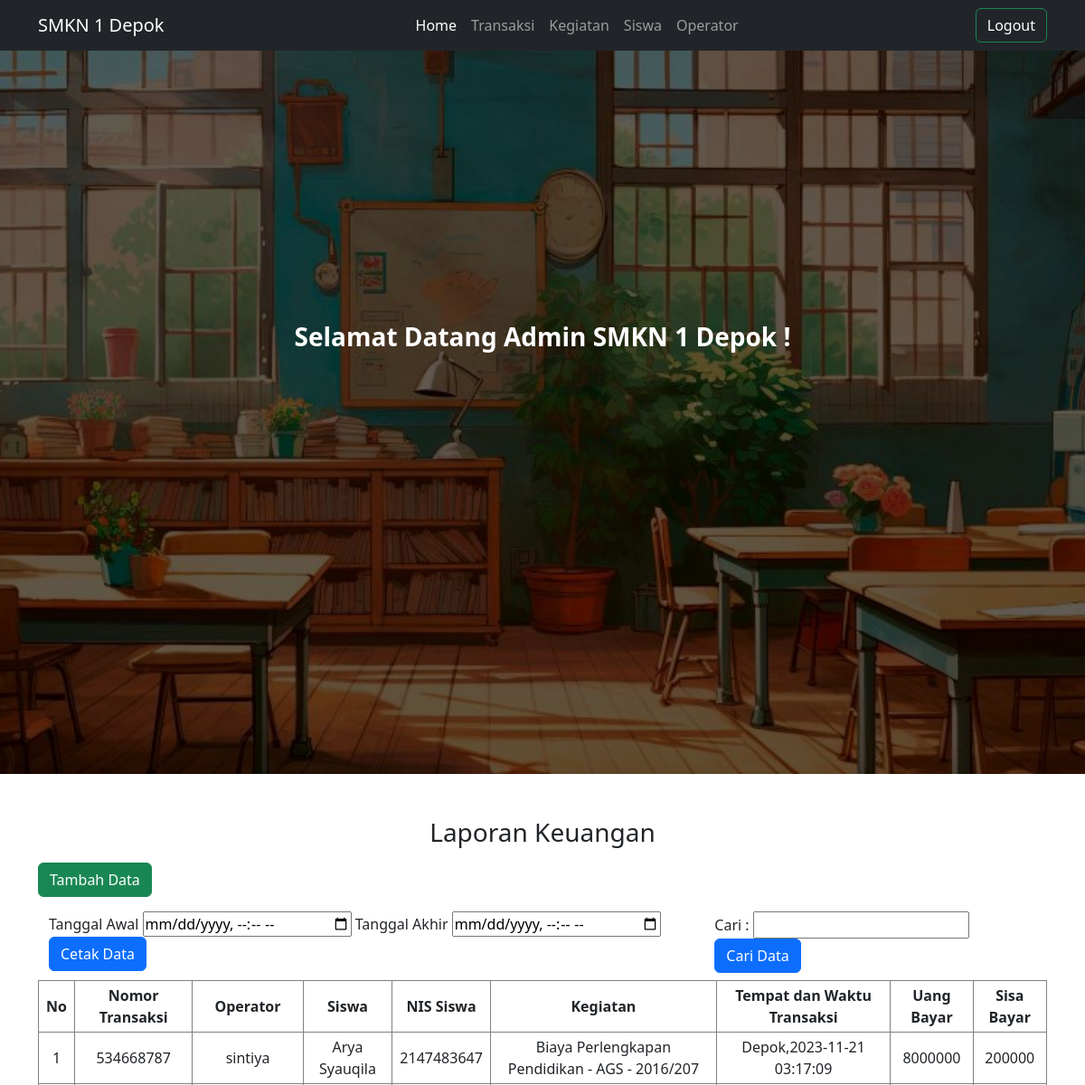
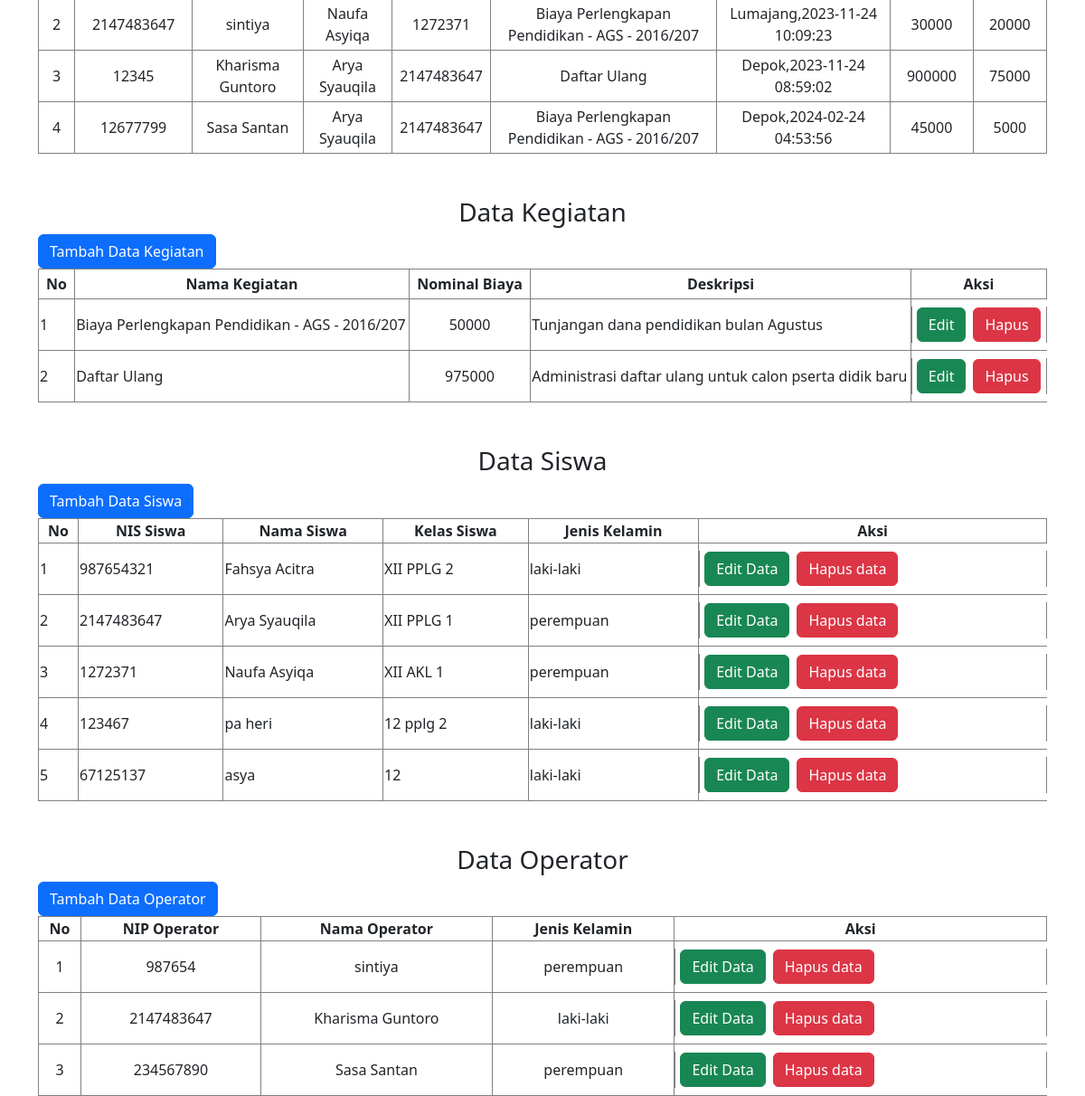
The app's page /dashboard/admin.php with its own data (2 pictures, top to bottom).
### tables this page shows
CREATE TABLE `transaksi` (
  `id_transaksi` int(12) NOT NULL,
  `id_keb` int(12) NOT NULL,
  `no_transaksi` int(12) NOT NULL,
  `id_siswa` int(12) NOT NULL,
  `id_operator` int(12) NOT NULL,
  `tanggal_waktu` datetime NOT NULL,
  `tempat` varchar(255) NOT NULL,
  `uang_bayar` varchar(200) NOT NULL,
  `sisa_bayar` varchar(255) NOT NULL
);

CREATE TABLE `operator` (
  `id_operator` int(12) NOT NULL,
  `nip_operator` int(12) NOT NULL,
  `jenis_kelamin` enum('perempuan','laki-laki') NOT NULL,
  `nama_operator` varchar(255) NOT NULL
);

CREATE TABLE `siswa` (
  `id_siswa` int(12) NOT NULL,
  `nis_siswa` int(12) NOT NULL,
  `nama` varchar(255) NOT NULL,
  `kelas` varchar(255) NOT NULL,
  `jenis_kelamin` enum('perempuan','laki-laki') NOT NULL
);

CREATE TABLE `kegiatan` (
  `id_keb` int(11) NOT NULL,
  `jenis_keb` varchar(255) NOT NULL,
  `harga` varchar(255) NOT NULL,
  `deskripsi` text NOT NULL
);

### db.php (called while the page is built, shortened)
<?php
function conn(){
    $server = "localhost";
    $user = "root";
    $pass = "";
    $dbname = "nova_pembayaransekolah";
    $conn = mysqli_connect($server,$user,$pass,$dbname);
    return $conn;
}
function getSiswa(){
    $conn = conn();
    $sql = "SELECT * FROM siswa";
    $result = mysqli_query($conn,$sql);
    $rows = [];
    while ($row = mysqli_fetch_array($result)){
        $rows[] = $row;
    }
    return $rows;
}
function getKegiatan()
{
    $conn = conn();
    $sql = "SELECT * FROM kegiatan";
    $result = mysqli_query($conn, $sql);
    $rows = [];
    while ($row = mysqli_fetch_array($result)) {
        $rows[] = $row;
    }
    return $rows;
}
function getTransaksi()
{
    $conn = conn();
    $sql = "SELECT transaksi.id_transaksi, transaksi.no_transaksi,  transaksi.tanggal_waktu, transaksi.tempat, transaksi.uang_bayar, transaksi.sisa_bayar, siswa.id_siswa, siswa.nis_siswa, siswa.nama, siswa.kelas, operator.id_operator, operator.nama_operator, kegiatan.id_keb, kegiatan.jenis_keb FROM siswa INNER JOIN transaksi ON siswa.id_siswa=transaksi.id_siswa INNER JOIN operator ON operator.id_operator = transaksi.id_operator INNER JOIN kegiatan ON kegiatan.id_keb = transaksi.id_keb ORDER BY id_transaksi";
    $result = mysqli_query($conn, $sql);
    $rows = [];
    while ($row = mysqli_fetch_array($result)) {
        $rows[] = $row;
    }
    return $rows;
}
function getOperator(){
    $conn = conn();
    $sql = "SELECT * FROM operator";
    $result = mysqli_query($conn, $sql);
    $rows = [];
    while ($row = mysqli_fetch_array($result)) {
        $rows[] = $row;
    }
    return $rows;
}
?>

### dashboard/admin.php (the view, shortened to what this page needs)
<?php
require "../db.php";
?>
<!DOCTYPE html>
<html lang="en">
<head>
    <link rel="stylesheet" href="../bootstrap-5.3.2-dist/bootstrap-5.3.2-dist/css/bootstrap.min.css">
</head>
<body>
<nav class="navbar navbar-expand-sm navbar-dark bg-dark">
          <div class="container">
            <a class="navbar-brand" href="operator.php">SMKN 1 Depok</a>
            <div class="collapse navbar-collapse" id="collapsibleNavId">
                <ul class="navbar-nav me-auto mt-2 mt-lg-0 mx-auto">
                    <li class="nav-item">
                        <a class="nav-link active" href="#home" aria-current="page">Home <span class="visually-hidden">(current)</span></a>
                    </li>
                    <li class="nav-item">
                        <a class="nav-link" href="#transaksi">Transaksi</a>
                    </li>
                    <li class="nav-item">
                        <a class="nav-link" href="#kegiatan">Kegiatan</a>
                    </li>
                    <li class="nav-item">
                        <a class="nav-link" href="#transaksi">Siswa</a>
                    </li>
                    <li class="nav-item">
                        <a class="nav-link" href="#kegiatan">Operator</a>
                    </li>
                </ul>
                <form class="d-flex my-2 my-lg-0">
                    <button class="btn btn-outline-success my-2 my-sm-0" type="submit"><a href="../action.php?action=logout" class="text-decoration-none text-white">Logout</a></button>
                </form>
            </div>
      </div>
    </nav>
    <div class="container-fluid" id="home">
        <div class="row">
            <div class="hero align-items-center">
                <div class="container">
                    <div class="row d-flex align-items-center" style="margin-top: 300px;">
                    <h3 class="text-white fw-bold text-center">Selamat Datang Admin SMKN 1 Depok !</h3>
                    </div>
                </div>
            </div>
        </div>
    </div>
    <div class="container">
        <div id="transaksi">
            <h3 class="text-center mt-5">Laporan Keuangan</h3>
            <a href="../form/formtransaksi.php" class="btn btn-success mb-3 mt-2">Tambah Data</a>
            <div class="container d-flex mb-2">
                <form action="../struk/tanggal.php" method="get" >
                    <label for="">Tanggal Awal</label>
                    <input type="datetime-local" name="tanggal_awal" id="tanggal_awal" >
                    <label for="">Tanggal Akhir</label>
                    <input type="datetime-local" name="tanggal_akhir" id="tanggal_akhir" >
                    <button type="submit" class="btn btn-primary">Cetak Data</button>
                </form>
                <form action="" method="get" class="mx-auto">
                    <label for="">Cari :</label>
                    <input type="text" name="cari_transaksi" id="cari_transaksi" value="<?php if (isset($_GET['cari_transaksi'])) {
                                                                                            echo $_GET['cari_transaksi'];
                                                                                        } ?>">
                    <button type="submit" class="btn btn-primary">Cari Data</button>
                </form>
            </div>
            <div class="table-responsive">
            <table class="table-bordered container" id="dataTable" cellspacing="0">
                <tr>
                    <th class="py-1 px-2">No</th>
                    <th class="py-1 px-2 text-center mr-2 ml-2">Nomor Transaksi</th>
                    <th class="py-1 px-2 text-center">Operator</th>
                    <th class="py-1 px-2 text-center">Siswa</th>
                    <th class="py-1 px-2 text-center">NIS Siswa</th>
                    <th class=" py-1 px-1 text-center">Kegiatan</th>
                    <th class=" py-1 px-1 text-center">Tempat dan Waktu Transaksi</th>
                    <th class=" py-1 px-1 text-center">Uang Bayar</th>
                    <th class=" py-1 px-1 text-center">Sisa Bayar</th>
                </tr>
                <?php
                $no = 1;
                if (isset($_GET['cari_transaksi'])) {
                    $cari = cariTransaksi();
                } else {
                    $cari = getTransaksi();
                }
                if ($cari !== false) {
                    foreach ($cari as $rows) { ?>
                        <tr>
                            <td class="text-center px-1"><?= $no; ?></td>
                            <td class="py-1 px-2 text-center mr-2 ml-2"><?= $rows['no_transaksi'] ?></td>
                            <td class="py-1 px-2 text-center mr-2 ml-2"><?= $rows['nama_operator'] ?></td>
                            <td class="py-1 px-2 text-center mr-2 ml-2"><?= $rows['nama'] ?></td>
                            <td class="py-1 px-2 text-center mr-2 ml-2"><?= $rows['nis_siswa'] ?></td>
                            <td class="py-1 px-2 text-center mr-2 ml-2"><?= $rows['jenis_keb'] ?></td>
                            <td class="py-1 px-2 text-center mr-2 ml-2"><?= $rows['tempat'] ?>,<?= $rows['tanggal_waktu'] ?></td>
                            <td class="py-1 px-2 text-center mr-2 ml-2"><?= $rows['uang_bayar'] ?></td>
                            <td class="py-1 px-2 text-center mr-2 ml-2"><?= $rows['sisa_bayar'] ?></td>
                        </tr>
                <?php $no++;
                    }
                }
                ?>
            </table>
            </div>
        </div>
        <div id="kegiatan">
            <h3 class="text-center mt-5">Data Kegiatan</h3>
            <a href="../form/formkegiatan.php" class="btn btn-primary">Tambah Data Kegiatan</a>
            <table class="table-bordered container">
                <tr>
                    <th class="py-1 px-2 text-center">No</th>
                    <th class="py-1 px-2 text-center">Nama Kegiatan</th>
                    <th class="py-1 px-2 text-center">Nominal Biaya</th>
                    <th class="py-1 px-2 text-center">Deskripsi</th>
                    <th class="py-1 px-2 text-center">Aksi</th>
                </tr>
                <?php
                $no = 1;
                foreach (getKegiatan() as $rows) { ?>
                    <tr class="py-1 px-2">
                        <td><?= $no; ?></td>
                        <td><?= $rows['jenis_keb'] ?></td>
                        <td class="py-1 px-2 text-center"><?= $rows['harga'] ?></td>
                        <td><?= $rows['deskripsi'] ?></td>
                        <td class="d-flex mt-2 mb-2">
                            <a href="../form/formkegiatan.php?id_keb=<?= $rows['id_keb'] ?>" class="btn btn-success mx-1">Edit</a>
                            <a href="../action.php?id_keb=<?= $rows['id_keb'] ?>&action=delete_kegiatan" class="btn btn-danger mx-1">Hapus</a>
                        </td>
                    </tr>
                <?php $no++;
                }
                ?>
            </table>
        </div>
        <div id="siswa">
            <h3 class="text-center mt-5">Data Siswa</h3>
            <a href="../form/formsiswa.php" class="btn btn-primary">Tambah Data Siswa</a>
            <table class="table-bordered container">
                <tr class="py-1 px-2 text-center">
                    <th>No</th>
                    <th>NIS Siswa</th>
                    <th>Nama Siswa</th>
                    <th>Kelas Siswa</th>
                    <th>Jenis Kelamin</th>
                    <th>Aksi</th>
                </tr>
                <?php
                $no = 1;
                foreach (getSiswa() as $rows) { ?>
                    <tr class="py-1 px-2">
                        <td><?= $no; ?></td>
                        <td><?= $rows['nis_siswa'] ?></td>
                        <td><?= $rows['nama'] ?></td>
                        <td><?= $rows['kelas'] ?></td>
                        <td><?= $rows['jenis_kelamin'] ?></td>
                        <td class="d-flex mt-2 mb-2">
                            <a href="../form/formsiswa.php?id_siswa=<?= $rows['id_siswa'] ?>" class="btn btn-success mx-1">Edit Data</a>
                            <a href="../action.php?id_siswa=<?= $rows['id_siswa'] ?>&action=delete_siswa" class="btn btn-danger mx-1">Hapus data </a>
                        </td>
                    </tr>
                <?php $no++;
                }
                ?>
            </table>
        </div>
        <div id="operator">
            <h3 class="text-center mt-5">Data Operator</h3>
            <a href="../form/formoperator.php" class="btn btn-primary">Tambah Data Operator</a>
            <table class="table-bordered container">
                <tr class="py-1 px-2 text-center">
                    <th>No</th>
                    <th>NIP Operator</th>
                    <th>Nama Operator</th>
                    <th>Jenis Kelamin</th>
                    <th>Aksi</th>
                </tr>
                <?php
                $no = 1;
                foreach (getOperator() as $rows) { ?>
                    <tr class="py-1 px-2 text-center">
                        <td><?= $no; ?></td>
                        <td><?= $rows['nip_operator'] ?></td>
                        <td><?= $rows['nama_operator'] ?></td>
                        <td><?= $rows['jenis_kelamin'] ?></td>
                        <td class="d-flex mt-2 mb-2">
                            <a href="../form/formoperator.php?id_operator=<?= $rows['id_operator'] ?>" class="btn btn-success mx-1">Edit Data</a>
                            <a href="../action.php?id_operator=<?= $rows['id_operator'] ?>&action=delete_operator" class="btn btn-danger mx-1">Hapus data </a>
                        </td>
                    </tr>
                <?php $no++;
                }
                ?>
            </table>
        </div>
    </div>
</body>
</html>

### dashboard/admin.php (style rules this page uses)
.hero { background-image: none; background-position: center; background-image: url(../bg.jpg); background-size: cover; background-repeat: no-repeat; width: 100%; height: 100vh; }

### records on screen
transaksi: no_transaksi "534668787", id_operator.nama_operator "sintiya", id_siswa.nama "Arya Syauqila", id_siswa.nis_siswa "2147483647", id_keb.jenis_keb "Biaya Perlengkapan Pendidikan - AGS - 2016/207", tempat "Depok", tanggal_waktu "2023-11-21 03:17:09", uang_bayar "8000000", sisa_bayar "200000"
transaksi: no_transaksi "2147483647", id_operator.nama_operator "sintiya", id_siswa.nama "Naufa Asyiqa", id_siswa.nis_siswa "1272371", id_keb.jenis_keb "Biaya Perlengkapan Pendidikan - AGS - 2016/207", tempat "Lumajang", tanggal_waktu "2023-11-24 10:09:23", uang_bayar "30000", sisa_bayar "20000"
transaksi: no_transaksi "12345", id_operator.nama_operator "Kharisma Guntoro", id_siswa.nama "Arya Syauqila", id_siswa.nis_siswa "2147483647", id_keb.jenis_keb "Daftar Ulang", tempat "Depok", tanggal_waktu "2023-11-24 08:59:02", uang_bayar "900000", sisa_bayar "75000"
transaksi: no_transaksi "12677799", id_operator.nama_operator "Sasa Santan", id_siswa.nama "Arya Syauqila", id_siswa.nis_siswa "2147483647", id_keb.jenis_keb "Biaya Perlengkapan Pendidikan - AGS - 2016/207", tempat "Depok", tanggal_waktu "2024-02-24 04:53:56", uang_bayar "45000", sisa_bayar "5000"
kegiatan: jenis_keb "Biaya Perlengkapan Pendidikan - AGS - 2016/207", harga "50000", deskripsi "Tunjangan dana pendidikan bulan Agustus"
kegiatan: jenis_keb "Daftar Ulang", harga "975000", deskripsi "Administrasi daftar ulang untuk calon pserta didik baru"
siswa: nis_siswa "987654321", nama "Fahsya Acitra", kelas "XII PPLG 2", jenis_kelamin "laki-laki"
siswa: nis_siswa "2147483647", nama "Arya Syauqila", kelas "XII PPLG 1", jenis_kelamin "perempuan"
siswa: nis_siswa "1272371", nama "Naufa Asyiqa", kelas "XII AKL 1", jenis_kelamin "perempuan"
siswa: nis_siswa "123467", nama "pa heri", kelas "12 pplg 2", jenis_kelamin "laki-laki"
siswa: nis_siswa "67125137", nama "asya", kelas "12", jenis_kelamin "laki-laki"
operator: nip_operator "987654", nama_operator "sintiya", jenis_kelamin "perempuan"
operator: nip_operator "2147483647", nama_operator "Kharisma Guntoro", jenis_kelamin "laki-laki"
operator: nip_operator "234567890", nama_operator "Sasa Santan", jenis_kelamin "perempuan"
